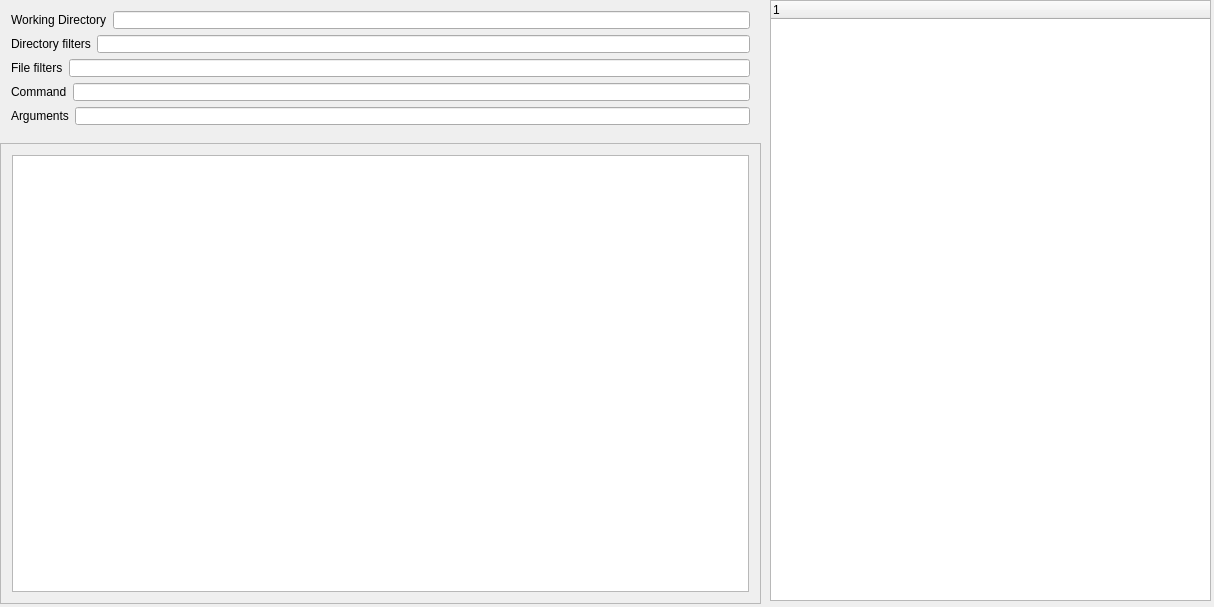
<?xml version="1.0" encoding="UTF-8"?>
<ui version="4.0">
 <class>Widget</class>
 <widget class="QWidget" name="Widget">
  <property name="geometry">
   <rect>
    <x>0</x>
    <y>0</y>
    <width>1214</width>
    <height>607</height>
   </rect>
  </property>
  <property name="windowTitle">
   <string>Widget</string>
  </property>
  <widget class="QScrollArea" name="scrollArea">
   <property name="geometry">
    <rect>
     <x>0</x>
     <y>143</y>
     <width>761</width>
     <height>461</height>
    </rect>
   </property>
   <property name="widgetResizable">
    <bool>true</bool>
   </property>
   <widget class="QWidget" name="scrollAreaWidgetContents">
    <property name="geometry">
     <rect>
      <x>0</x>
      <y>0</y>
      <width>759</width>
      <height>459</height>
     </rect>
    </property>
    <layout class="QHBoxLayout" name="horizontalLayout_3">
     <item>
      <widget class="QTextEdit" name="output">
       <property name="readOnly">
        <bool>true</bool>
       </property>
      </widget>
     </item>
    </layout>
   </widget>
  </widget>
  <widget class="QWidget" name="layoutWidget">
   <property name="geometry">
    <rect>
     <x>0</x>
     <y>0</y>
     <width>761</width>
     <height>136</height>
    </rect>
   </property>
   <layout class="QVBoxLayout" name="verticalLayout">
    <item>
     <layout class="QHBoxLayout" name="horizontalLayout">
      <item>
       <widget class="QLabel" name="dirLabel">
        <property name="text">
         <string>Working Directory</string>
        </property>
       </widget>
      </item>
      <item>
       <widget class="QLineEdit" name="inputDir">
        <property name="maxLength">
         <number>32765</number>
        </property>
       </widget>
      </item>
     </layout>
    </item>
    <item>
     <layout class="QHBoxLayout" name="horizontalLayout_2">
      <item>
       <widget class="QLabel" name="label_2">
        <property name="text">
         <string>Directory filters</string>
        </property>
       </widget>
      </item>
      <item>
       <widget class="QLineEdit" name="inputDirFilters"/>
      </item>
     </layout>
    </item>
    <item>
     <layout class="QHBoxLayout" name="horizontalLayout_4">
      <item>
       <widget class="QLabel" name="label">
        <property name="text">
         <string>File filters</string>
        </property>
       </widget>
      </item>
      <item>
       <widget class="QLineEdit" name="inputFileFilters"/>
      </item>
     </layout>
    </item>
    <item>
     <layout class="QHBoxLayout" name="horizontalLayout_5">
      <item>
       <widget class="QLabel" name="cmdLabel">
        <property name="text">
         <string>Command</string>
        </property>
       </widget>
      </item>
      <item>
       <widget class="QLineEdit" name="inputCmd"/>
      </item>
     </layout>
    </item>
    <item>
     <layout class="QHBoxLayout" name="horizontalLayout_6">
      <item>
       <widget class="QLabel" name="label_3">
        <property name="text">
         <string>Arguments</string>
        </property>
       </widget>
      </item>
      <item>
       <widget class="QLineEdit" name="inputArg"/>
      </item>
     </layout>
    </item>
   </layout>
  </widget>
  <widget class="QTreeWidget" name="treeWidget">
   <property name="geometry">
    <rect>
     <x>770</x>
     <y>0</y>
     <width>441</width>
     <height>601</height>
    </rect>
   </property>
   <column>
    <property name="text">
     <string notr="true">1</string>
    </property>
   </column>
  </widget>
 </widget>
 <layoutdefault spacing="6" margin="11"/>
 <resources/>
 <connections/>
</ui>
